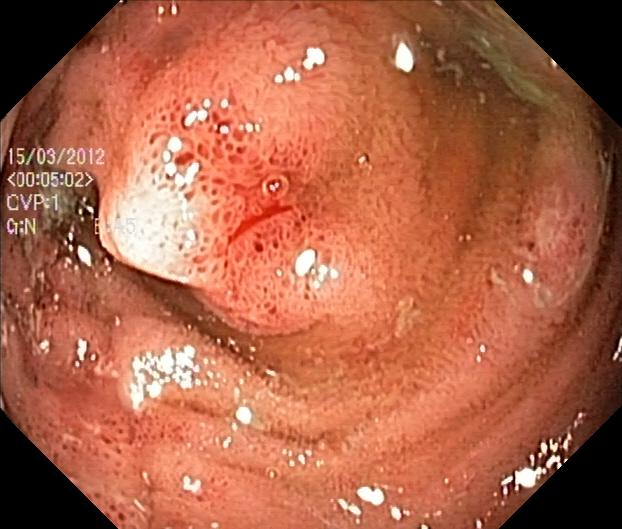
#> input picture HeatMap/cju0qkwl35piu0993l0dewei2.jpg, 622 x 529 px
$ python '三维.py'
#> lines starting #> are read from the running program, lines starting #| are printed output that depends on the picture
import cv2
import numpy as np
from mpl_toolkits.mplot3d import Axes3D
import matplotlib.pyplot as plt
# 读取图像
image = cv2.imread('cju0qkwl35piu0993l0dewei2.jpg')
#> image is the input picture: shape (529, 622, 3); mean B, G, R 72.2, 98.3, 172.4

# 将图像转换为灰度图像
gray_image = cv2.cvtColor(image, cv2.COLOR_BGR2GRAY)
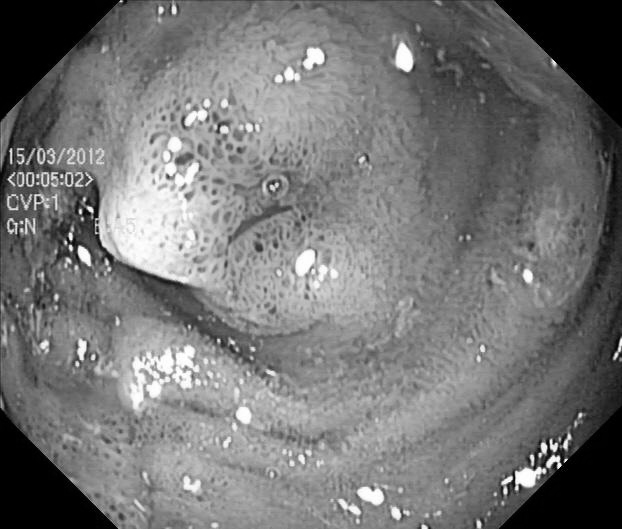
#> gray_image: shape (529, 622); min 0, max 255, mean 117.5
# 获取灰度图像的高度和宽度
height, width = gray_image.shape
#> height = 529; width = 622

# 创建X和Y坐标网格
X, Y = np.meshgrid(np.arange(width), np.arange(height))

# 使用灰度图像的像素强度作为Z轴的值
Z = gray_image
# 创建一个三维图
fig = plt.figure()
ax = fig.add_subplot(111, projection='3d')

# 绘制热力图
ax.plot_surface(X, Y, Z, cmap='viridis')
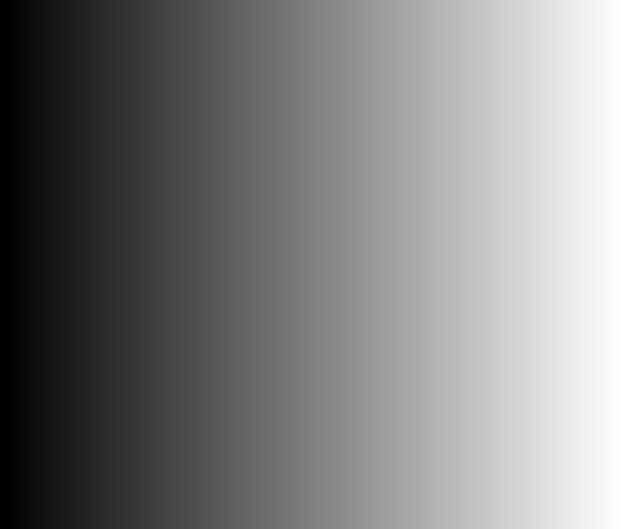
#> X: shape (529, 622) int64; min 0, max 621, mean 310.5; drawn with min black and max white

# 设置轴标签
ax.set_xlabel('X轴')
ax.set_ylabel('Y轴')
ax.set_zlabel('像素强度')

# 显示图形
plt.show()
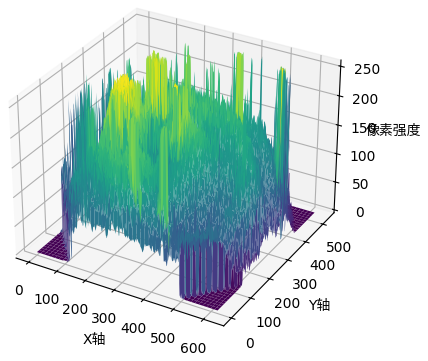
#> figure drawn by matplotlib, 1 panel
